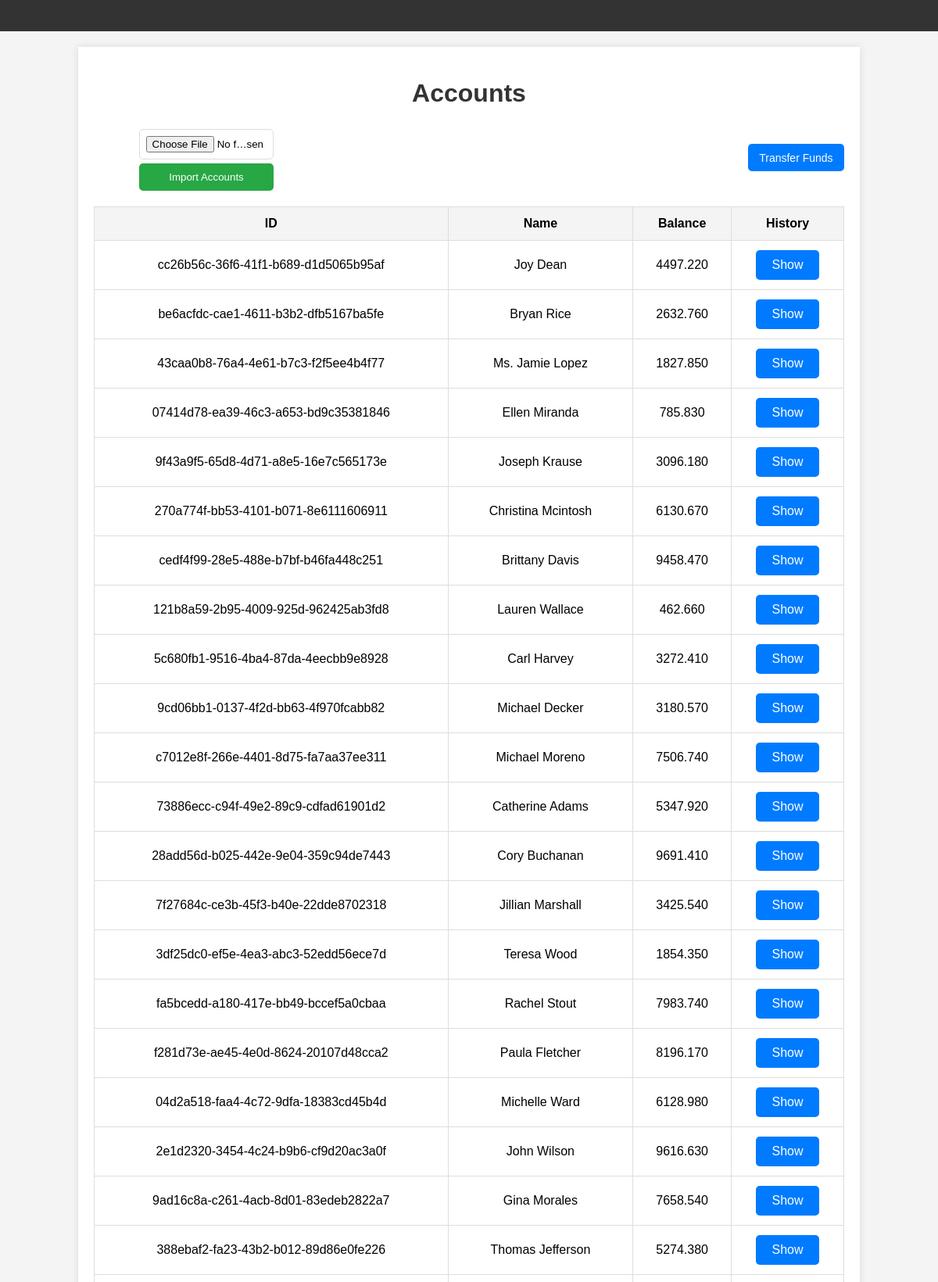
The page / (upper part) on the database its author committed.
### account_transfare_app/models.py (models this page shows, shortened)
class Accounts(models.Model):
    id = models.UUIDField(primary_key=True, editable=False)
    name = models.CharField(max_length=100)
    balance = models.DecimalField(max_digits=100, decimal_places=3)
    created_at = models.DateTimeField(auto_now_add=True, editable=False)
    updated_at = models.DateTimeField(auto_now=True)

### account_transfare_app/views.py (the view)
# urls.py: path('', views.list_accounts, name='list_accounts'),
def list_accounts(request):
    all_accounts = Accounts.objects.all()
    paginator = Paginator(all_accounts, 50)
    page_number = request.GET.get('page')
    accounts = paginator.get_page(page_number)
    return render(request, 'list_accounts.html', {'accounts': accounts})

### templates/list_accounts.html (shortened to what this page needs)
{% extends "base.html" %}
{% load static %}
{% block head %}
    <link rel="stylesheet" type="text/css" href="{% static 'css/styles.css' %}">
{% endblock %}
{% block content %}
<div class="container">
    <header>
        <h1>Accounts</h1>
    </header>
    <main>
        <div class="header-section">
            <div class="file-upload-section">
                 <form method="post" enctype="multipart/form-data" action="{% url 'import_accounts' %}">{% csrf_token %}
                    <input type="file" name="file" class="file-input" accept=".csv, .tsv, .xls, .xlsx, .json" required>
                     <button type="submit" class="redirect-button" style="background-color: #28a745">Import Accounts</button>
                 </form>
            </div>
            <a type="button" href="{% url 'transfer_funds' %}" class="btn btn-redirect">Transfer Funds</a>
        </div>
        <table>
            <thead>
                <tr>
                    <th>ID</th>
                    <th>Name</th>
                    <th>Balance</th>
                    <th>History</th>
                </tr>
            </thead>
            <tbody>
                {% for account in accounts %}
                    <tr>
                        <td>{{ account.id }}</td>
                        <td>{{ account.name }}</td>
                         <td>{{ account.balance }}</td>
                        <td><a href="{% url 'show_history' account.id %}" class="redirect-button">Show</a></td>
                    </tr>
                {% endfor %}
            </tbody>
        </table>
    </main>
</div>
{% endblock %}

### static/css/navbar.css (style rules this page uses)
body { font-family: Arial, sans-serif; margin: 0; padding: 0; }

### static/css/styles.css (style rules this page uses)
body { font-family: Arial, sans-serif; background-color: #f4f4f4; margin: 0; padding: 0; }
.container { width: 80%; margin: 20px auto; background: #fff; padding: 20px; box-shadow: 0 0 10px rgba(0, 0, 0, 0.1); }
header { text-align: center; margin-bottom: 20px; }
h1 { color: #333; }
table { width: 100%; border-collapse: collapse; margin-bottom: 20px; }
th, td { padding: 12px; border: 1px solid #ddd; text-align: center; }
th { background-color: #f4f4f4; }
form { display: flex; flex-direction: column; width: 60%; margin: 0 auto; }
form input, form select, form button { padding: 8px; margin-top: 5px; border: 1px solid #ddd; border-radius: 3px; }
form input, form select { box-sizing: border-box; width: 100%; }
.redirect-button { display: inline-block; padding: 10px 20px; background-color: #007bff; color: white; text-decoration: none; border: none; cursor: pointer; border-radius: 5px; }
.btn { padding: 10px 20px; border: none; border-radius: 5px; cursor: pointer; font-size: 14px; transition: background-color 0.3s, transform 0.3s; }
.btn-redirect { display: inline-block; background-color: #007bff; color: white; text-decoration: none; border: none; cursor: pointer; padding: 1% 1.5%; border-radius: 5px; }
.header-section { display: flex; justify-content: space-between; align-items: center; margin-bottom: 20px; }
.file-upload-section { display: flex; align-items: center; gap: 10px; width:30%; }
.file-input { padding: 8px; border: 1px solid #ddd; border-radius: 5px; }

### rows shown on the page
Accounts: id "cc26b56c-36f6-41f1-b689-d1d5065b95af", name "Joy Dean", balance "4497.220"
Accounts: id "be6acfdc-cae1-4611-b3b2-dfb5167ba5fe", name "Bryan Rice", balance "2632.760"
Accounts: id "43caa0b8-76a4-4e61-b7c3-f2f5ee4b4f77", name "Ms. Jamie Lopez", balance "1827.850"
Accounts: id "07414d78-ea39-46c3-a653-bd9c35381846", name "Ellen Miranda", balance "785.830"
Accounts: id "9f43a9f5-65d8-4d71-a8e5-16e7c565173e", name "Joseph Krause", balance "3096.180"
Accounts: id "270a774f-bb53-4101-b071-8e6111606911", name "Christina Mcintosh", balance "6130.670"
Accounts: id "cedf4f99-28e5-488e-b7bf-b46fa448c251", name "Brittany Davis", balance "9458.470"
Accounts: id "121b8a59-2b95-4009-925d-962425ab3fd8", name "Lauren Wallace", balance "462.660"
Accounts: id "5c680fb1-9516-4ba4-87da-4eecbb9e8928", name "Carl Harvey", balance "3272.410"
Accounts: id "9cd06bb1-0137-4f2d-bb63-4f970fcabb82", name "Michael Decker", balance "3180.570"
Accounts: id "c7012e8f-266e-4401-8d75-fa7aa37ee311", name "Michael Moreno", balance "7506.740"
Accounts: id "73886ecc-c94f-49e2-89c9-cdfad61901d2", name "Catherine Adams", balance "5347.920"
Accounts: id "28add56d-b025-442e-9e04-359c94de7443", name "Cory Buchanan", balance "9691.410"
Accounts: id "7f27684c-ce3b-45f3-b40e-22dde8702318", name "Jillian Marshall", balance "3425.540"
Accounts: id "3df25dc0-ef5e-4ea3-abc3-52edd56ece7d", name "Teresa Wood", balance "1854.350"
Accounts: id "fa5bcedd-a180-417e-bb49-bccef5a0cbaa", name "Rachel Stout", balance "7983.740"
Accounts: id "f281d73e-ae45-4e0d-8624-20107d48cca2", name "Paula Fletcher", balance "8196.170"
Accounts: id "04d2a518-faa4-4c72-9dfa-18383cd45b4d", name "Michelle Ward", balance "6128.980"
Accounts: id "2e1d2320-3454-4c24-b9b6-cf9d20ac3a0f", name "John Wilson", balance "9616.630"
Accounts: id "9ad16c8a-c261-4acb-8d01-83edeb2822a7", name "Gina Morales", balance "7658.540"
Accounts: id "388ebaf2-fa23-43b2-b012-89d86e0fe226", name "Thomas Jefferson", balance "5274.380"
